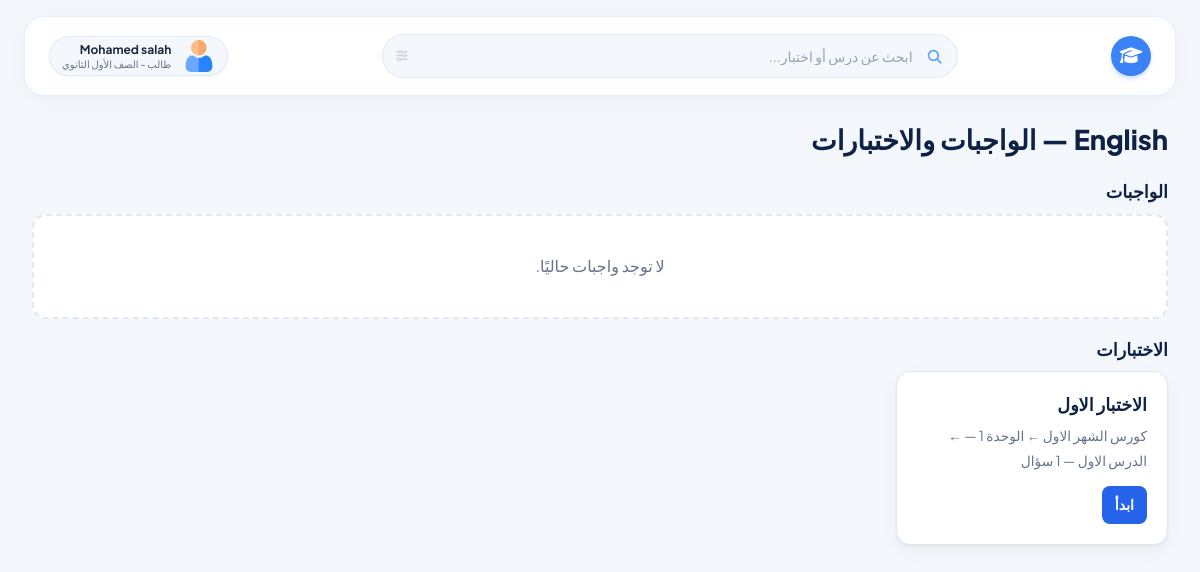
Screenshot of /student/t/T862390/assignments/ (signed in) with the database file from the repository.
### accounts/models.py (models this page shows, shortened)
class User(AbstractBaseUser, PermissionsMixin):
    ROLES = [("student", "طالب"), ("teacher", "مدرّس"), ("owner", "مالك المنصة"), ("staff", "فريق الإدارة")]
    STAFF_ROLES = [("support", "دعم فني"), ("finance", "مالية"), ("content", "مسؤول محتوى")]
    phone = models.CharField("رقم الهاتف", max_length=11, unique=True, validators=[phone_validator])
    full_name = models.CharField("الاسم الكامل", max_length=150)
    name_ar = models.CharField("الاسم بالعربية (كما سُجّل)", max_length=150, blank=True)
    role = models.CharField("الدور", max_length=10, choices=ROLES, default="student")
    staff_role = models.CharField("صلاحية الفريق", max_length=10, choices=STAFF_ROLES, blank=True)
    is_active = models.BooleanField("مفعّل", default=True)
    is_staff = models.BooleanField(default=False)
    date_joined = models.DateTimeField(default=timezone.now)
    objects = UserManager()
    USERNAME_FIELD = "phone"
    REQUIRED_FIELDS = ["full_name"]
    class Meta:
        verbose_name = "مستخدم"

class StudentProfile(models.Model):
    GRADES = [(1, "الصف الأول الثانوي"), (2, "الصف الثاني الثانوي"), (3, "الصف الثالث الثانوي"),
              (4, "الصف الأول الإعدادي"), (5, "الصف الثاني الإعدادي"), (6, "الصف الثالث الإعدادي")]
    user = models.OneToOneField(User, on_delete=models.CASCADE, related_name="student_profile")
    student_number = models.PositiveIntegerField("رقم الطالب (ID)", unique=True, null=True, blank=True, editable=False)
    parent_phone = models.CharField("رقم ولي الأمر", max_length=11, validators=[phone_validator])
    grade = models.PositiveSmallIntegerField("المرحلة الدراسية", choices=GRADES)
    avatar = models.ImageField("الصورة الشخصية", upload_to="avatars/", blank=True)

### learning/models.py (models this page shows, shortened)
class StatusMixin:
    @property
    def is_visible(self):
        return self.status == "published" or (self.status == "scheduled" and self.publish_at and self.publish_at <= timezone.now())

class Quiz(StatusMixin, models.Model):
    KINDS = [("quiz", "كويز الدرس"), ("exam", "اختبار"), ("homework", "واجب")]
    course = models.ForeignKey(Course, on_delete=models.CASCADE, related_name="quizzes")
    unit = models.ForeignKey(Unit, null=True, blank=True, on_delete=models.CASCADE, related_name="quizzes")
    lesson = models.ForeignKey(Lesson, null=True, blank=True, on_delete=models.CASCADE, related_name="quizzes")
    title = models.CharField("عنوان الاختبار", max_length=160)
    kind = models.CharField("النوع", max_length=10, choices=KINDS, default="quiz")
    description = models.TextField("تعليمات", blank=True)
    duration_minutes = models.PositiveIntegerField("الزمن بالدقائق (0 = بلا حد)", default=0)
    deadline = models.DateTimeField("آخر موعد للتسليم (للواجب)", null=True, blank=True)
    max_attempts = models.PositiveIntegerField("عدد المحاولات (0 = بلا حد)", default=0)
    status = models.CharField("الحالة", max_length=10, choices=STATUS, default="draft")
    publish_at = models.DateTimeField("موعد النشر", null=True, blank=True)
    created_at = models.DateTimeField(auto_now_add=True)
    class Meta:
        ordering = ["id"]
    @property
    def location(self):
        parts = [self.course.title]
        if self.unit_id:
            parts.append(self.unit.title)
        if self.lesson_id:
            parts.append(self.lesson.title)
        return " ← ".join(parts)

class Course(StatusMixin, models.Model):
    TYPES = [("monthly", "دورة شهرية"), ("semester", "دورة فصلية"), ("free", "دورة مجانية")]
    GRADES = [(0, "كل الصفوف"), (1, "الأول الثانوي"), (2, "الثاني الثانوي"), (3, "الثالث الثانوي")]
    teacher = models.ForeignKey(TeacherProfile, on_delete=models.CASCADE, related_name="courses")
    title = models.CharField("عنوان الدورة", max_length=160)
    description = models.TextField("الوصف", blank=True)
    grade = models.PositiveSmallIntegerField("الصف", choices=GRADES, default=0)
    course_type = models.CharField("نوع الدورة", max_length=10, choices=TYPES, default="semester")
    term_label = models.CharField("الفصل / الشهر", max_length=60, blank=True, help_text="مثال: الترم الأول أو شهر أكتوبر")
    cover = models.ImageField("صورة الغلاف", upload_to="courses/", blank=True)
    status = models.CharField("الحالة", max_length=10, choices=STATUS, default="draft")
    publish_at = models.DateTimeField("موعد النشر", null=True, blank=True)
    order = models.PositiveIntegerField(default=0)
    created_at = models.DateTimeField(auto_now_add=True)
    class Meta:
        ordering = ["order", "id"]

class Unit(StatusMixin, models.Model):
    course = models.ForeignKey(Course, on_delete=models.CASCADE, related_name="units")
    title = models.CharField("عنوان الوحدة", max_length=160)
    description = models.TextField("وصف مختصر", blank=True)
    order = models.PositiveIntegerField("الترتيب", default=0)
    status = models.CharField("الحالة", max_length=10, choices=STATUS, default="draft")
    publish_at = models.DateTimeField("موعد النشر", null=True, blank=True)
    class Meta:
        ordering = ["order", "id"]

class Lesson(StatusMixin, models.Model):
    unit = models.ForeignKey(Unit, on_delete=models.CASCADE, related_name="lessons")
    title = models.CharField("عنوان الدرس", max_length=160)
    summary = models.TextField("ملخص الدرس", blank=True)
    order = models.PositiveIntegerField("الترتيب", default=0)
    status = models.CharField("الحالة", max_length=10, choices=STATUS, default="draft")
    publish_at = models.DateTimeField("موعد النشر", null=True, blank=True)
    is_free_preview = models.BooleanField("درس تجريبي مجاني (يفتح لغير المشتركين)", default=False)
    video_url = models.URLField("رابط الفيديو (اختياري)", blank=True)
    video_file = models.FileField("رفع فيديو (اختياري)", upload_to="videos/", storage=private_storage, blank=True)
    updated_at = models.DateTimeField(auto_now=True)
    class Meta:
        ordering = ["order", "id"]

### student/views.py (the view)
# urls.py: path("t/<str:code>/assignments/", v.assignments, name="assignments"),
@student_required
def assignments(request, code):
    t, enr, active = ws(request, code)
    if (r := need_enrollment(request, t, enr)):
        return r
    now = timezone.now()
    quizzes = svc.visible_quizzes_qs(teacher=t).select_related("lesson", "unit", "course")
    atts = {}
    for a in Attempt.objects.filter(student=request.user, quiz__in=quizzes, submitted_at__isnull=False).order_by("submitted_at"):
        atts.setdefault(a.quiz_id, []).append(a)
    homework, exams = [], []
    for q in quizzes:
        n = q.questions.count()
        if not n:
            continue
        mine = atts.get(q.id, [])
        best = max((a.percent for a in mine), default=None)
        last = mine[-1] if mine else None
        if q.kind == "homework":
            if mine:
                state = ("completed", "مكتمل", "green")
            elif q.is_closed:
                state = ("late", "فات موعده", "red")
            elif q.deadline and q.deadline - now < timedelta(days=2):
                state = ("soon", "موعده قريب", "amber")
            else:
                state = ("available", "متاح", "blue")
            homework.append({"q": q, "n": n, "best": best, "last": last, "state": state, "tries": len(mine)})
        else:
            exams.append({"q": q, "n": n, "best": best, "last": last, "tries": len(mine)})
    return render(request, "student/assignments.html", {"t": t, "enr": enr, "active": active, "homework": homework, "exams": exams})

### accounts/context_processors.py (called while the page is built)
def site(request):
    return {"site": SiteSetting.get()}

def _item(label, icon, url, section=None, exact=False):
    return {"label": label, "icon": icon, "url": url, "section": section, "exact": exact}

### accounts/models.py (called while the page is built)
    @classmethod
    def get(cls):
        obj, _ = cls.objects.get_or_create(pk=1)
        return obj

### billing/models.py (called while the page is built)
    @property
    def is_active(self):
        return self.status == "active" and bool(self.expires_at) and self.expires_at > timezone.now()

### learning/models.py (called while the page is built)
def vis_q(prefix=""):
    now = timezone.now()
    return Q(**{f"{prefix}status": "published"}) | Q(**{f"{prefix}status": "scheduled", f"{prefix}publish_at__lte": now})

### learning/services.py (called while the page is built)
def visible_quizzes_qs(teacher=None, course=None, lesson=None, unit=None):
    qs = Quiz.objects.filter(vis_q(), vis_q("course__"))
    qs = qs.filter(Q(unit__isnull=True) | vis_q("unit__"))
    qs = qs.filter(Q(lesson__isnull=True) | vis_q("lesson__"))
    if teacher:
        qs = qs.filter(course__teacher=teacher)
    if course:
        qs = qs.filter(course=course)
    if lesson:
        qs = qs.filter(lesson=lesson)
    if unit:
        qs = qs.filter(unit=unit)
    return qs

### student/views.py (called while the page is built)
def ws(request, code):
    t = get_object_or_404(TeacherProfile.objects.select_related("user"), teacher_code=code, user__is_active=True)
    enr = Enrollment.objects.filter(student=request.user, teacher=t).first()
    request.session["current_teacher"] = code
    return t, enr, bool(enr and enr.is_active)

def need_enrollment(request, t, enr):
    if not enr:
        messages.info(request, "اشترك مع هذا المدرّس أولًا لتفتح هذه الصفحة.")
        return redirect("student:workspace", code=t.teacher_code)
    return None

### uikit/context_processors.py (called while the page is built)
def _item(label, icon, url, active=False, badge=0):
    return {"label": label, "icon": icon, "url": url, "active": active, "badge": badge}

### templates/student/assignments.html (shortened to what this page needs)
{% extends "student/base.html" %}
{% block content %}
<div class="pagehead"><h1>{{ t.subject }} — الواجبات والاختبارات</h1></div>
<h3>الواجبات</h3>
{% if homework %}
<div class="grid gauto mb">
  {% for h in homework %}
  <div class="card">
    <span class="badge {{ h.state.2 }}">{{ h.state.1 }}</span>
    <h3 class="mt">{{ h.q.title }}</h3><p class="muted small">{{ h.q.location }} — {{ h.n }} سؤال{% if h.q.deadline %} — الموعد: {{ h.q.deadline|date:"d/m H:i" }}{% endif %}</p>
    {% if h.best is not None %}<p class="small">أفضل نتيجة: <b class="pct">{{ h.best }}%</b> ({{ h.tries }} محاولة)</p>{% endif %}
    {% if h.state.0 == 'late' and not h.tries %}<span class="btn sm ghost disabled">فات الموعد</span>
    {% else %}<a class="btn sm" href="{% url 'student:quiz' t.teacher_code h.q.pk %}">{% if h.tries %}عرض / إعادة{% else %}ابدأ الحل{% endif %}</a>{% endif %}
  </div>
  {% endfor %}
</div>
{% else %}<div class="empty mb">لا توجد واجبات حاليًا.</div>{% endif %}
<h3>الاختبارات</h3>
{% if exams %}
<div class="grid gauto">
  {% for e in exams %}
  <div class="card"><h3>{{ e.q.title }}</h3><p class="muted small">{{ e.q.location }} — {{ e.n }} سؤال</p>
    <a class="btn sm" href="{% url 'student:quiz' t.teacher_code e.q.pk %}">{% if e.tries %}عرض / إعادة{% else %}ابدأ{% endif %}</a></div>
  {% endfor %}
</div>
{% else %}<div class="empty">لا توجد اختبارات حاليًا.</div>{% endif %}
{% endblock %}

### templates/ui/_student_header.html (shortened to what this page needs)
{% load static %}
<link href="https://cdnjs.cloudflare.com/ajax/libs/font-awesome/6.5.1/css/all.min.css" rel="stylesheet">
<header id="student-top-header" class="h-20 bg-white border border-blue-100/70 rounded-2xl mx-6 mt-4 px-6 flex items-center justify-between gap-4 sticky top-4 z-30 shadow-md backdrop-blur-md" data-purpose="top-header" style="box-shadow: 0 4px 20px -2px rgba(15, 23, 42, 0.05); border-radius: 20px;">
    <div class="flex items-center gap-3">
      <a href="{% url 'student:home' %}" aria-label="الرئيسية" title="الرئيسية" class="w-10 h-10 rounded-full bg-blue-500 flex items-center justify-center text-white shadow-md shadow-blue-500/20 hover:bg-blue-600 transition-colors">
        <i class="fa-solid fa-graduation-cap text-lg"></i>
      </a>
    </div>
    <form action="{% url 'uikit:student_search' %}" method="get" class="flex-1 max-w-xl mx-4" data-purpose="search-bar-container">
      <div class="relative w-full">
        <input name="q" value="{{ request.GET.q|default:'' }}" class="w-full h-11 pr-11 pl-10 rounded-full bg-[#f4f7fc] border border-blue-100 focus:bg-white focus:border-brandBlue focus:ring-2 focus:ring-blue-100 text-sm placeholder-slate-400 text-right transition-all outline-none" placeholder="ابحث عن درس أو اختبار..." type="text">
        <div class="absolute right-4 top-1/2 -translate-y-1/2 text-blue-400 pointer-events-none text-sm">
        </div>
        <button type="submit" class="absolute left-3.5 top-1/2 -translate-y-1/2 text-slate-300 hover:text-slate-500 text-xs" aria-label="بحث">
          <i class="fa-solid fa-sliders"></i>
        </button>
      </div>
    </form>
    <div class="flex items-center gap-3">
      <a href="{% url 'student:profile' %}" class="h-10 flex items-center gap-3 bg-[#f4f7fc] border border-blue-100/80 px-3 rounded-full shadow-sm">
        {% if ui_student_profile and ui_student_profile.avatar %}<img src="{{ ui_student_profile.avatar.url }}" alt="" class="w-7 h-7 rounded-full object-cover flex-shrink-0">
        {% else %}<img src="{% static 'ui/user-icon.png' %}" alt="" class="w-8 h-8 object-contain flex-shrink-0">{% endif %}
        <div class="text-right leading-tight">
          <div class="text-xs font-bold text-slate-800" style="font-family: 'Plus Jakarta Sans', sans-serif;">{{ user.full_name }}</div>
          <div class="text-[10px] text-slate-500 font-medium">طالب{% if ui_student_profile %} - {{ ui_student_profile.get_grade_display }}{% endif %}</div>
        </div>
      </a>
    </div></header>

### static/ui/ui.css (style rules this page uses)
body { font-family:'Tajawal',sans-serif;-webkit-font-smoothing:antialiased }

### static/ui/legacy.css (style rules this page uses)
.legacy a { color:var(--blue);text-decoration:none }
.legacy h1,.legacy h2,.legacy h3,.legacy h4 { line-height:1.45;margin:0 0 .5em;color:var(--navy);font-weight:800 }
.legacy h1 { font-size:1.9rem }
.legacy h3 { font-size:1.15rem }
.legacy p { margin:0 0 .9em }
.legacy .muted { color:var(--muted) }
.legacy .small { font-size:.86rem }
.legacy .mb { margin-bottom:18px }
.legacy .btn { display:inline-flex;align-items:center;justify-content:center;gap:6px;padding:9px 18px;border-radius:10px;border:1.5px solid transparent;background:var(--blue);color:#fff;font:inherit;font-weight:700;cursor:pointer;text-decoration:none;transition:background .15s,transform .05s }
.legacy .btn.sm { padding:5px 12px;font-size:.88rem;border-radius:8px }
.legacy .card { background:var(--card);border:1px solid var(--line);border-radius:var(--r);padding:20px;box-shadow:var(--shadow) }
.legacy .card h3 { margin-bottom:.4em }
.legacy .grid { display:grid;gap:16px }
.legacy .gauto { grid-template-columns:repeat(auto-fill,minmax(260px,1fr)) }
.legacy .empty { text-align:center;padding:36px 16px;color:var(--muted);border:2px dashed var(--line);border-radius:var(--r);background:#fff }
.legacy .pagehead { display:flex;align-items:flex-start;justify-content:space-between;gap:14px;flex-wrap:wrap;margin-bottom:20px }
.legacy .pagehead h1 { margin:0 }
.legacy h1,.legacy h2,.legacy h3,.legacy h4 { margin:0 0 .5em;color:var(--navy);font-weight:800;line-height:1.45 }
.legacy h1 { font-size:1.7rem }
.legacy h3 { font-size:1.1rem }
.legacy a { color:var(--blue) }
.legacy .btn { color:#fff }

### templates/ui/document.html (style rules this page uses)
body,.legacy,.font-tajawal,.font-sans,.font-cairo { font-family:"Plus Jakarta Sans","Tajawal",sans-serif !important }

### rows the page displays
User: full_name "Mohamed salah"
StudentProfile: grade "الصف الأول الثانوي"
Quiz: q "الاختبار الاول", q.location "كورس الشهر الاول ← الوحدة 1 — ← الدرس الاول"
